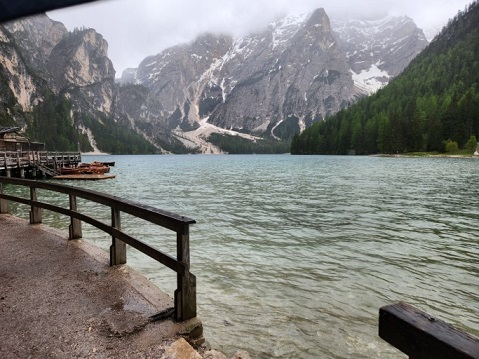
#> input picture 2class/bg.jpg, 479 x 359 px
$ python untitled4.py
#> lines starting #> are read from the running program, lines starting #| are printed output that depends on the picture; after the words box and inside, x2 and y2 are one past the last pixel; in counts of white or black regions, pixels touching at a corner belong together
import cv2 as cv
import numpy as np
import math

origin = cv.imread('bg.jpg')
#> origin is the input picture: shape (359, 479, 3); mean B, G, R 124, 127.2, 126.7
plane = cv.imread("plane.jpg")
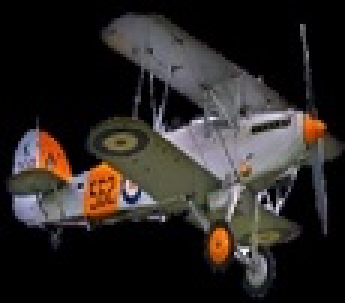
#> input picture 2class/plane.jpg, 115 x 101 px (shown 3 times larger)
#> plane is the input picture: shape (101, 115, 3); mean B, G, R 37.1, 39.3, 43.9

h, w = origin.shape[:2]
#> h = 359; w = 479

copyImg1 = origin.copy()
copyImg2 = origin.copy()

plane_resized = cv.resize(plane, (100, 100))
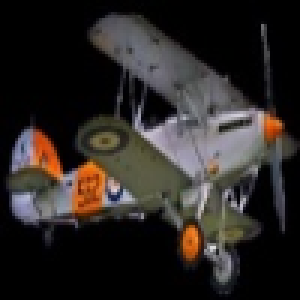
#> plane_resized: shape (100, 100, 3) (shown 3 times larger); mean B, G, R 37, 39.3, 43.8

copyImg1[int(h / 4):int(h / 4) + 100, int(w / 2) - 50:int(w / 2) + 50] = plane_resized
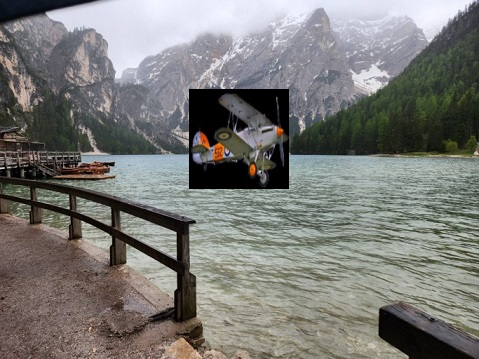
#> copyImg1: shape (359, 479, 3); 5.82% of pixels changed, all inside (x1, y1, x2, y2) = (189, 89, 289, 189)
copyImg2[int(h / 4):int(h / 4) + 100, int(w / 2) - 50:int(w / 2) + 50] = plane_resized

fimg = np.zeros_like(origin)
bimg = np.zeros_like(origin)

centerx = w // 2
#> centerx = 239
centery = h // 2
#> centery = 179

angle = 25
rad = np.radians(angle)

for y in range(0, h):
    for x in range(0, w):
        dx = (x - centerx) * np.cos(rad) + (y - centery) * np.sin(rad) + centerx
        dx = round(dx)
        dy = (x - centerx) * (-np.sin(rad)) + (y - centery) * np.cos(rad) + centery
        dy = round(dy)
        if 0 <= int(dx) < w and 0 <= int(dy) < h:
            fimg[int(dy), int(dx)] = copyImg1[y, x]
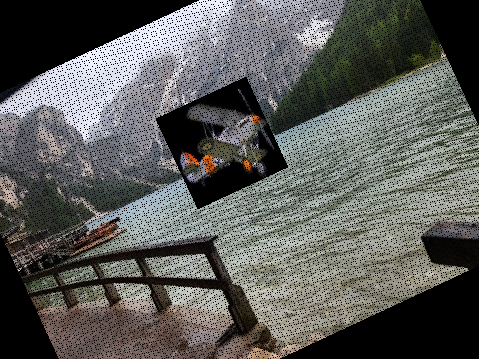
#> fimg: shape (359, 479, 3); mean B, G, R 89.4, 92.5, 91.8

for y in range(0, h):
    for x in range(0, w):
        dx = (x - centerx) * np.cos(rad) - (y - centery) * np.sin(rad) + centerx
        a = dx - math.floor(dx)
        dx = math.floor(dx)

        dy = (x - centerx) * np.sin(rad) + (y - centery) * np.cos(rad) + centery
        b = dy - math.floor(dy)
        dy = math.floor(dy)

        if 0 <= dx < w - 1 and 0 <= dy < h - 1:
            if np.sum(copyImg2[dy, dx]) >= 30:
                bimg[y, x] = (1 - a) * (1 - b) * copyImg2[dy, dx] + \
                             a * (1 - b) * copyImg2[dy, dx + 1] + \
                             (1 - a) * b * copyImg2[dy + 1, dx] + \
                             a * b * copyImg2[dy + 1, dx + 1]
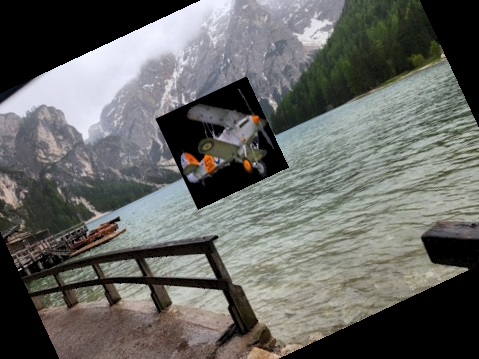
#> bimg: shape (359, 479, 3); mean B, G, R 99.3, 102.7, 101.9

result = np.hstack((origin, fimg, bimg))
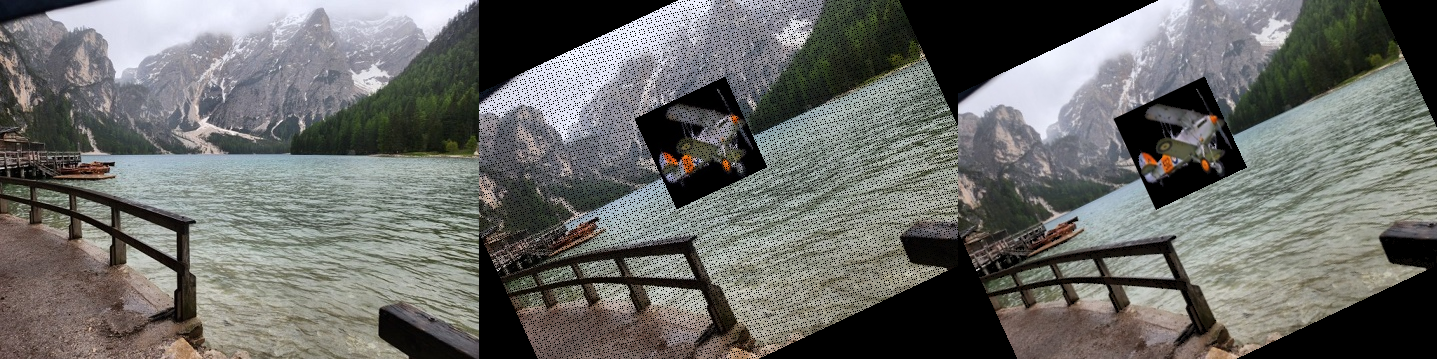
#> result: shape (359, 1437, 3); mean B, G, R 104.3, 107.5, 106.8

cv.imshow("결과", result)

cv.waitKey(0)
cv.destroyAllWindows()
